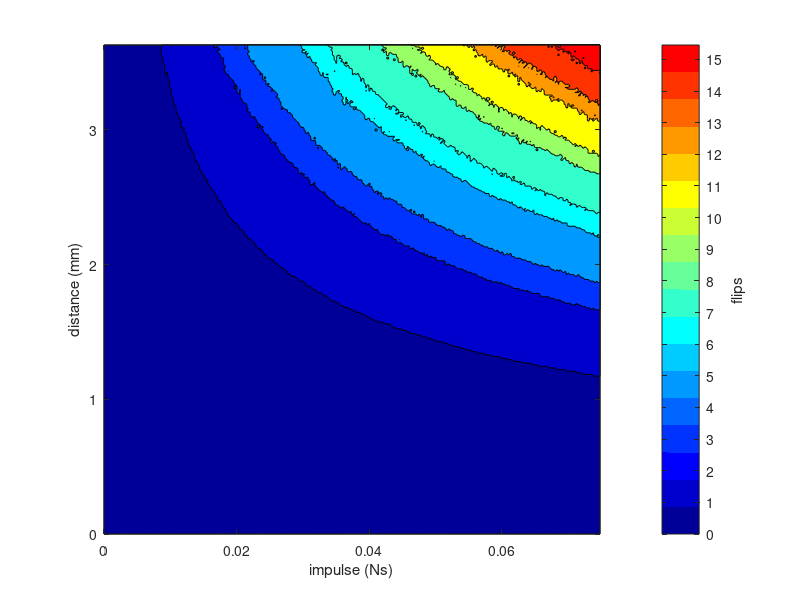

This chart was generated by the following MATLAB code:
function punchline_plot
    J = load('punchline_impulses.csv');
    D = load('punchline_distances.csv');
    R = load('punchline_results.csv');

    D = D .* 1000;

    J = J(1:300);
    D = D(1:300);
    R = R(1:300, 1:300);

    minR = min(R(:));
    maxR = max(R(:));

    clf;
    colormap(jet(maxR + 1));
    pc = contourf(J, D, R);

    cb = colorbar;
    set(cb, 'YTick', minR:maxR);
    ylabel(cb, 'flips');

    xlabel('impulse (Ns)');
    ylabel('distance (mm)');
end
